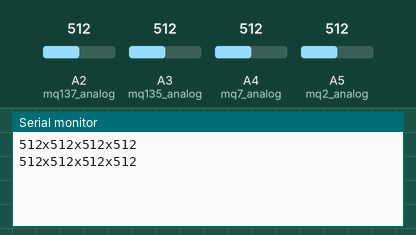
This sketch was run on a simulated Arduino Uno, built with avr-gcc and run on an emulated ATmega328P. Parts: the last lines printed to the serial monitor. The test bench sets the inputs (shaded band); at power-on: A2 (mq137_analog) = 512, A3 (mq135_analog) = 512, A4 (mq7_analog) = 512, A5 (mq2_analog) = 512.

Above: at 2.2 s.
2.3 s: A2 (mq137_analog) set to 716
At 3.6 s:
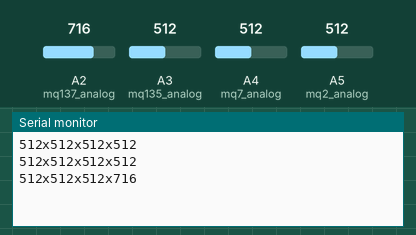
3.8 s: A3 (mq135_analog) set to 716
At 4.8 s:
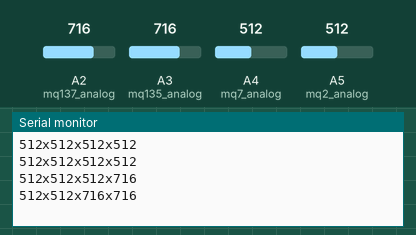
5.3 s: A4 (mq7_analog) set to 716
At 6.4 s:
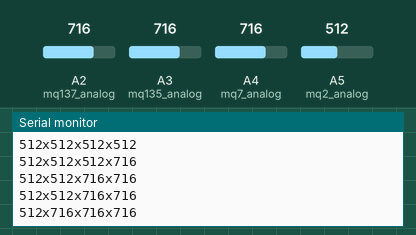
6.8 s: A5 (mq2_analog) set to 716
At 7.8 s:
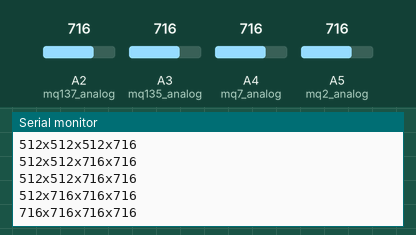
8.3 s: A2 (mq137_analog) set to 992
At 9.6 s:
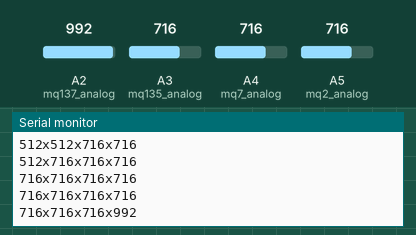
9.8 s: A3 (mq135_analog) set to 992
At 10.8 s:
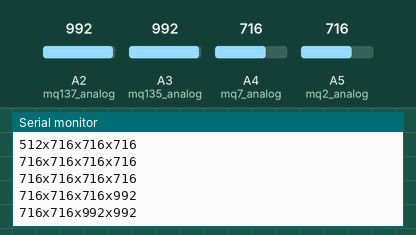
Timing chart, 0 to 12.3 s (numbered marks = the images above; inputs shaded):
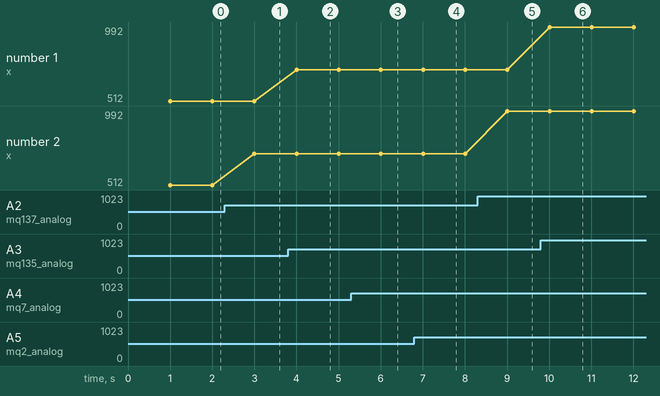

The sketch:

enose.ino
```cpp
//Electronic Nose Arduino Code

int mq2_dout = 2;
int mq7_dout = 3;
int mq135_dout = 4;
int mq137_dout = 5;

int mq2_analog = A5;
int mq7_analog = A4;
int mq135_analog = A3;
int mq137_analog = A2;

void setup() {
  Serial.begin(9600);//sets the baud rate

  //D-Out
  pinMode(mq2_dout, INPUT);
  pinMode(mq7_dout, INPUT);
  pinMode(mq135_dout, INPUT);
  pinMode(mq137_dout, INPUT);

  //Analog
  pinMode(mq2_analog, INPUT);
  pinMode(mq7_analog, INPUT);
  pinMode(mq135_analog, INPUT);
  pinMode(mq137_analog, INPUT);

  delay(1000);
}

void loop(){
  int mq2 = analogRead(mq2_analog);
  int mq7 = analogRead(mq7_analog);
  int mq135 = analogRead(mq135_analog);
  int mq137 = analogRead(mq137_analog);

  Serial.print(mq2);
  Serial.print('x');
  Serial.print(mq7);
  Serial.print('x');
  Serial.print(mq135);
  Serial.print('x');
  Serial.print(mq137);

  Serial.print('\n');
  delay(1000);
}
```

Measured:
- after the input at 2.3 s, the serial monitor: prints a new line after 0.70 s (image 1)
- after the input at 3.8 s, the serial monitor: prints a new line after 0.20 s (image 2)
- after the input at 5.3 s, the serial monitor: prints a new line after 0.71 s (image 3)
- after the input at 6.8 s, the serial monitor: prints a new line after 0.21 s (image 4)
- after the input at 8.3 s, the serial monitor: prints a new line after 0.71 s (image 5)
- after the input at 9.8 s, the serial monitor: prints a new line after 0.21 s (image 6)
- plotted number 2: 512 → 716 after the input at 2.3 s, 716 → 992 after the input at 8.3 s
